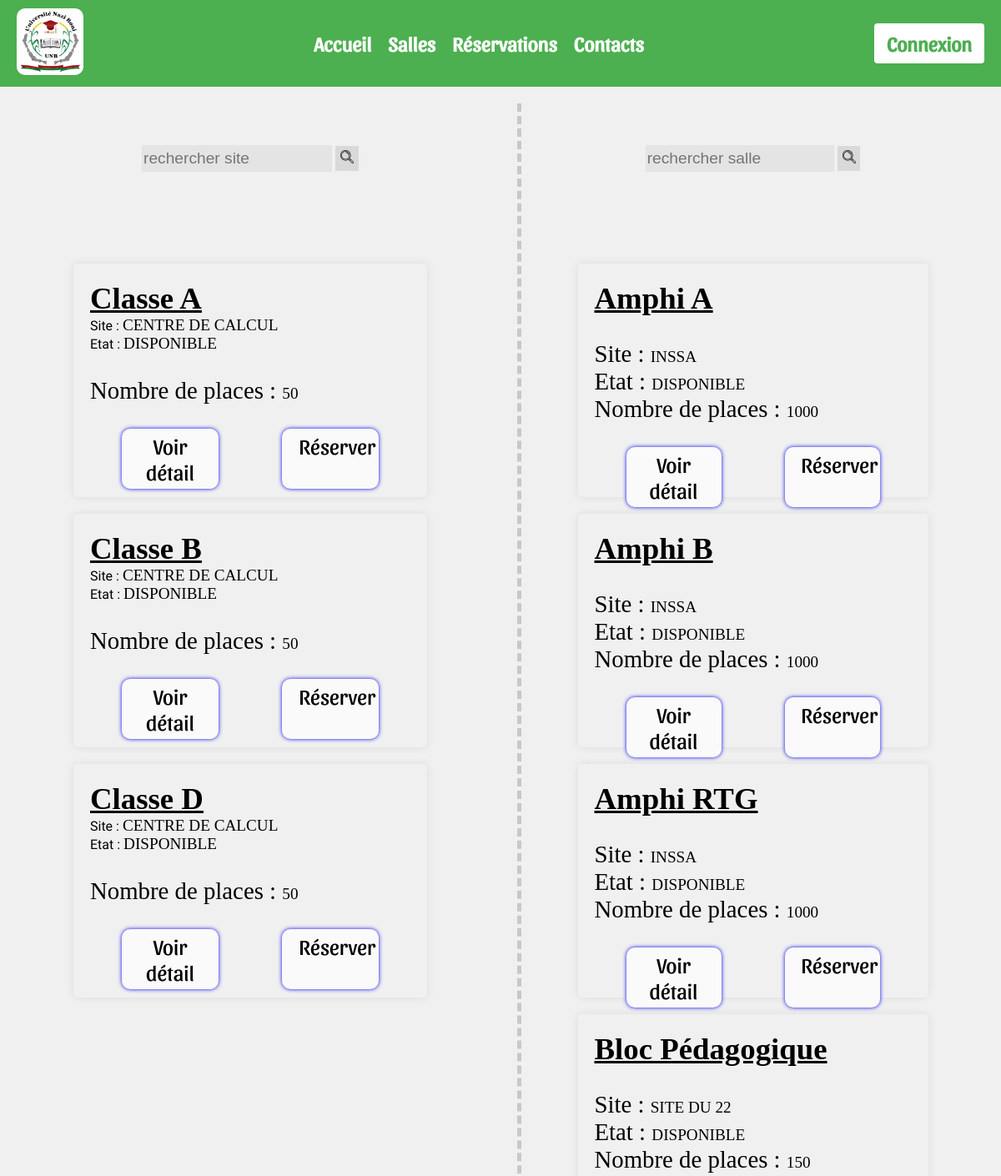
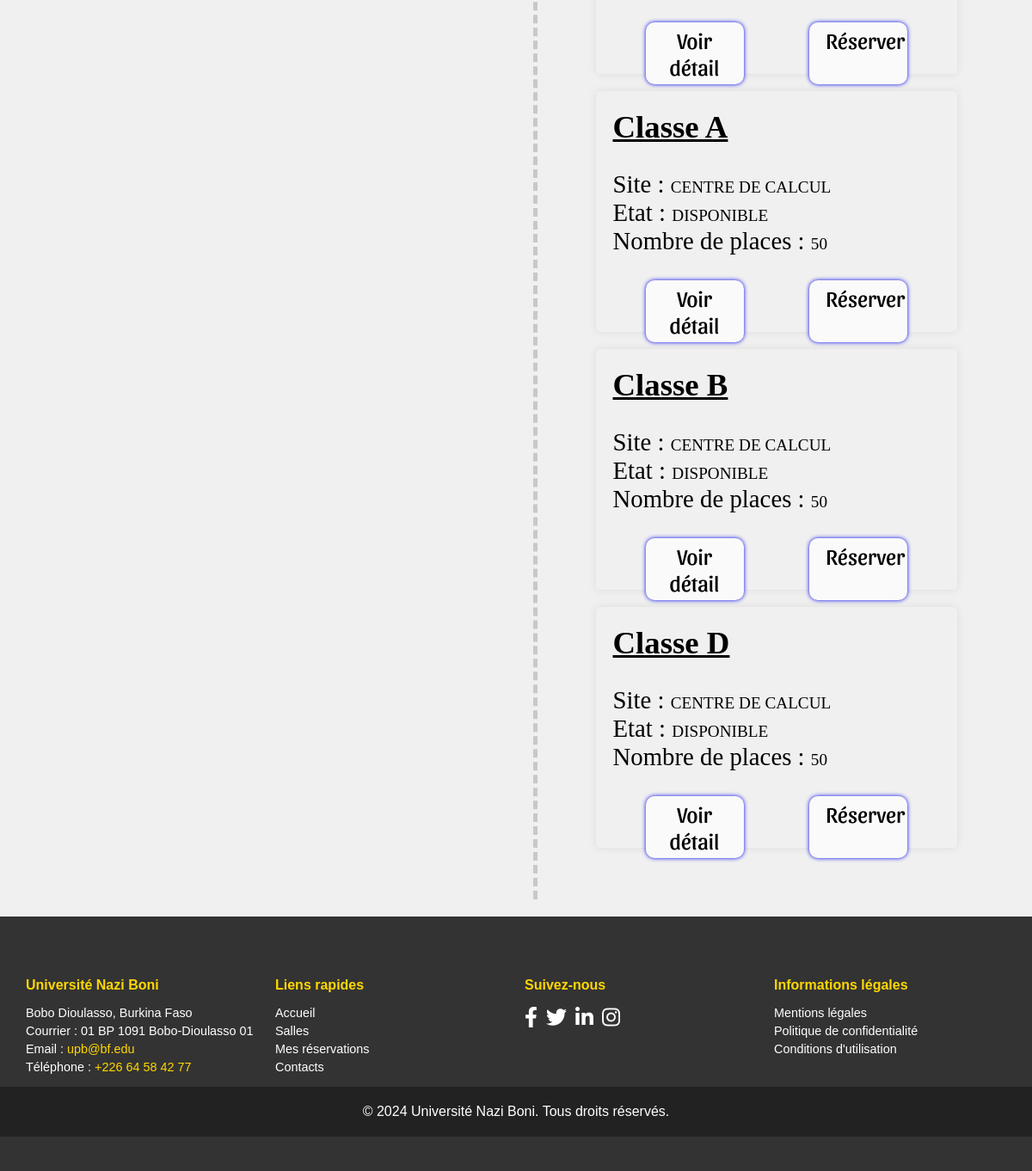
The app's page /salles.php?barre_rechercher_site=CENTRE DE CALCUL with its own data (2 pictures, top to bottom).
### tables this page shows
CREATE TABLE salle(
    id_salle INT NOT NULL AUTO_INCREMENT PRIMARY KEY,
    nom_salle VARCHAR(40) NOT NULL UNIQUE,
    nombre_places INT NOT NULL,
    salle_disponible ENUM ('DISPONIBLE','INDISPONIBLE') NOT NULL,
    emplacement ENUM('SITE DU 22','INSSA','CENTRE DE CALCUL') NOT NULL
    );

### functions.php (called while the page is built, shortened)
<?php
function getSites(PDO &$connexion)
{
    try {
        $entree = $_GET['barre_rechercher_site'];
        $entree = filter_var($entree, FILTER_SANITIZE_FULL_SPECIAL_CHARS);
        $requete = "SELECT *FROM salle WHERE emplacement LIKE '%" . $entree . "%' ";
        $preparation = $connexion->prepare($requete);
        $preparation->execute();
        return $preparation->fetchAll();
    } catch (Exception $e) {
        echo 'getSites ' . $e->getMessage() . $e->getLine();
        return false;
    }
}

### salles.php (the view, shortened to what this page needs)
<?php
require_once 'connexion_base_Donnee.php';
require_once 'functions.php';
?>
<!DOCTYPE html>
<html lang="en">
<head>
    <link rel="stylesheet" href="style/header.css">
    <link rel="stylesheet" href="style/footer.css">
    <link rel="stylesheet" href="style/salles.css">
</head>
<body>
    <?php
    require_once 'header.php';
    ?>
    <div id="div_corps_page">
        <div id="rechercher_site">
            <div class="champ_rechercher">
                <form action="salles.php" method="GET">
                    <input type="text" name="barre_rechercher_site" id="barre_rechercher_site" placeholder="rechercher site">
                    <button type="submit">
                        <img src="img/loupe_black.png" alt="loupe">
                    </button>
                </form>
            </div>
            <div class="resultat_recherche">
            <?php
                if (!isset($_GET['barre_rechercher_site'])){
                    $preparation = $connexion->prepare('SELECT * FROM salle ORDER BY emplacement');
                    $preparation->execute();
                    $tableaufetchsite = $preparation->fetchAll();
                    foreach ($tableaufetchsite as $colonne) {
                        echo '<div class="resultat_individuel">';
                        echo '<h3>';
                        echo htmlspecialchars($colonne['emplacement']);
                        echo '</h3>';
                        echo '<p>';
                        echo 'Nom de la salle : <span>' . htmlspecialchars($colonne['nom_salle']) . '</span> <br>';
                        echo 'Etat : <span>' . htmlspecialchars($colonne['salle_disponible']) . '</span> <br>';
                        echo 'Nombre de places : <span>' . htmlspecialchars($colonne['nombre_places']) . '</span> <br>';
                        echo '<div id="bouton">';
                        echo '<a href="details.php?SalleNumero='. htmlspecialchars($colonne['id_salle']) .'"><button>Voir détail</button></a>';
                        echo '<a href="reservation_rapide.php?SalleNumero='. htmlspecialchars($colonne['id_salle']) .'"><button>Réserver</button></a>';
                        echo '</div>';
                        echo '</p>';
                        echo '</div>';
                    }
                }
                else{
                    $tableaufetchsite = getSites($connexion);
                    if ($tableaufetchsite<>null){
                        foreach ($tableaufetchsite as $colonne) {
                            echo '<div class="resultat_individuel">';
                            echo '<h3>';
                            echo htmlspecialchars($colonne['nom_salle']);
                            echo '</h3>';
                            echo 'Site : <span>' . htmlspecialchars($colonne['emplacement']) . '</span> <br>';
                            echo 'Etat : <span>' . htmlspecialchars($colonne['salle_disponible']) . '</span> <br>';
                            echo '<p>';
                            echo 'Nombre de places : <span>' . htmlspecialchars($colonne['nombre_places']) . '</span> <br>';
                            echo '<div id="bouton">';
                            echo '<a href="details.php?SalleNumero='. htmlspecialchars($colonne['id_salle']) .'"><button>Voir détail</button></a>';
                            echo '<a href="reservation_rapide.php?SalleNumero='. htmlspecialchars($colonne['id_salle']) .'"><button>Réserver</button></a>';
                            echo '</div>';
                            echo '</p>';
                            echo '</div>';
                        }
                    }
                    else{
                        echo"<div id='aucun_resultat'>";
                        echo "<h3>Aucun resultat</h3>";
                        echo "</div>";
                    }
                }
                ?>
            </div>
        </div>
        <div id="rechercher_salle">
            <div class="champ_rechercher">
                <form action="salles.php" method="GET">
                    <input type="text" name="barre_rechercher_salle" id="barre_rechercher_salle" placeholder="rechercher salle">
                    <button type="submit">
                        <img src="img/loupe_black.png" alt="loupe">
                    </button>
                </form>
            </div>
            <div class="resultat_recherche">
                <?php
                if (!isset($_GET['barre_rechercher_salle'])){
                    $preparation = $connexion->prepare('SELECT * FROM salle ORDER BY nom_salle');
                    $preparation->execute();
                    $tableaufetchsalle = $preparation->fetchAll();
                    foreach ($tableaufetchsalle as $colonne) {
                        echo '<div class="resultat_individuel">';
                        echo '<h3>';
                        echo htmlspecialchars($colonne['nom_salle']);
                        echo '</h3>';
                        echo '<p>';
                        echo 'Site : <span>' . htmlspecialchars($colonne['emplacement']) . '</span> <br>';
                        echo 'Etat : <span>' . htmlspecialchars($colonne['salle_disponible']) . '</span> <br>';
                        echo 'Nombre de places : <span>' . htmlspecialchars($colonne['nombre_places']) . '</span> <br>';
                        echo '<div id="bouton">';
                        echo '<a href="details.php?SalleNumero='. htmlspecialchars($colonne['id_salle']) .'"><button>Voir détail</button></a>';
                        echo '<a href="reservation_rapide.php?SalleNumero='. htmlspecialchars($colonne['id_salle']) .'"><button>Réserver</button></a>';
                        echo '</div>';
                        echo '</p>';
                        echo '</div>';
                    }
                }
                ?>
            </div>
        </div>
    </div>
    <?php
    require_once 'footer.php';
    ?>
</body>
</html>

### style/header.css (style rules this page uses)
body { font-family: roboto; margin: 0; padding: 0; background-color: #f0f0f0; }

### style/salles.css (style rules this page uses)
#div_corps_page { width: 100%; min-height: 600px; display: grid; grid-template-columns: 1fr 1fr; }
form img { width: 1em; height: 1em; }
.champ_rechercher { width: 100%; margin: 50px auto; text-align: center; }
.champ_rechercher input { width: 40%; height: 30px; font-size: 1.2rem; background-color: #D9D9D980; border: none; }
.champ_rechercher button { width: 5%; height: 30px; font-size: 1em; background-color: #D9D9D9; border: none; }
#rechercher_salle,#rechercher_site { margin: 20px 20px; min-height: 600px; }
#rechercher_salle { border-left: 5px dashed rgb(200, 200,200); }
.resultat_recherche { height: 100%; padding: 40px; }
.resultat_individuel { height: 240px; width: 80%; border-radius: 5px; padding: 20px; margin: 20px auto; box-shadow: 0px 0px 10px gainsboro; }
.resultat_individuel h3 { font-family: lobster; text-decoration: underline; font-size: 2.3rem; margin: 0px 0px; }
.resultat_individuel p { font-family: lobster; font-size: 1.8rem; }
.resultat_individuel span { font-family: lobster; font-size: 1.2rem; }
#bouton { display: grid; grid-template-columns: 1fr 1fr; text-align: center; margin-bottom: 20px; }
#bouton a button { padding: 5px 20px; border: none; background-color: rgba(0, 0, 0, 0); font-family: sansita; font-size: 1.6rem; }
#bouton a { width: 60%; margin: 0px auto; text-align: center; background-color: rgb(250, 250,250); box-shadow: 0px 0px 5px; border-radius: 10px; }

### records on screen
salle: nom_salle "Classe A", emplacement "CENTRE DE CALCUL", salle_disponible "DISPONIBLE", nombre_places "50"
salle: nom_salle "Classe B", emplacement "CENTRE DE CALCUL", salle_disponible "DISPONIBLE", nombre_places "50"
salle: nom_salle "Classe D", emplacement "CENTRE DE CALCUL", salle_disponible "DISPONIBLE", nombre_places "50"
salle: nom_salle "Amphi A", emplacement "INSSA", salle_disponible "DISPONIBLE", nombre_places "1000"
salle: nom_salle "Amphi B", emplacement "INSSA", salle_disponible "DISPONIBLE", nombre_places "1000"
salle: nom_salle "Amphi RTG", emplacement "INSSA", salle_disponible "DISPONIBLE", nombre_places "1000"
salle: nom_salle "Bloc Pédagogique", emplacement "SITE DU 22", salle_disponible "DISPONIBLE", nombre_places "150"
